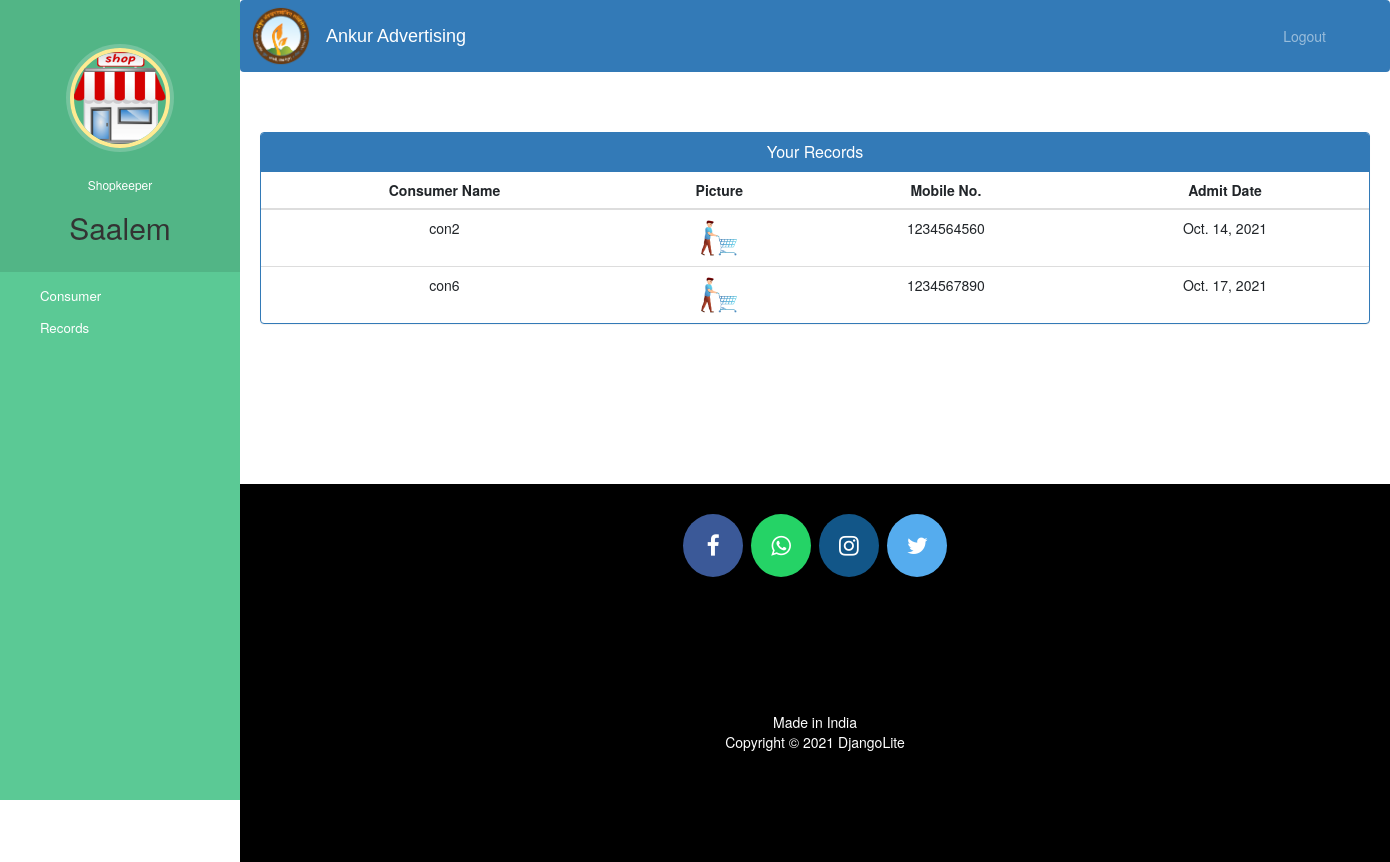
/shop-view-admit (signed in), run on the app's committed database.
### ShopCons/models.py (models this page shows, shortened)
class Shopkeeper(models.Model):
    user = models.OneToOneField(User, on_delete=models.CASCADE)
    profile_pic = models.ImageField(upload_to='profile_pic/ShopkeeperProfilePic/', null=True, blank=True)
    shpadhaar_pic = models.ImageField(upload_to='profile_pic/ShopkeeperAdhaar/', null=True, blank=True)
    shopname = models.CharField(max_length=200)
    shopaddr = models.CharField(max_length=200)
    shoptype = models.CharField(max_length=200, choices=departments, default='General Store')
    mobilenum = models.IntegerField(validators=[validate_mob], null=True)
    adhaarnum = models.IntegerField(validators=[validate_adhaar], null=True)
    gstnum = models.IntegerField(validators=[validate_gst], null=True)
    status = models.BooleanField(default=False)

class Admit(models.Model):
    shopId = models.PositiveIntegerField(null=True)
    consId = models.PositiveIntegerField(null=True)
    shopName = models.CharField(max_length=200, null=True)
    consName = models.CharField(max_length=200, null=True)
    admitDate = models.DateField(auto_now=True)
    status = models.BooleanField(default=False)

class Consumer(models.Model):
    user = models.OneToOneField(User, on_delete=models.CASCADE)
    profile_pic = models.ImageField(upload_to='profile_pic/ConsumerProfilePic/', null=True, blank=True)
    conadhaar_pic = models.ImageField(upload_to='profile_pic/ConsumerAdhaar/', null=True, blank=True)
    address = models.CharField(max_length=200)
    mobilenum = models.IntegerField(validators=[validate_mob], null=True)
    adhaarnum = models.IntegerField(validators=[validate_adhaar], null=True)
    assignedShopId = models.CharField(max_length=200, null=True)
    status = models.BooleanField(default=False)

### ShopCons/views.py (the view)
# urls.py: path('shop-view-admit', views.shop_view_admit_view, name='shop-view-admit'),
@login_required(login_url='shoplogin')
@user_passes_test(is_shop)
def shop_view_admit_view(request):
    shop = models.Shopkeeper.objects.get(user_id=request.user.id)
    admits = models.Admit.objects.all().filter(status=True, shopId=request.user.id)
    considList = []
    for a in admits:
        considList.append(a.consId)
    cons = models.Consumer.objects.all().filter(status=True, user_id__in=considList)
    admits = zip(admits, cons)
    return render(request, 'ShopCons/shop_view_admit.html', {'admits': admits, 'shop': shop})

### ShopCons/views.py (called while the page is built)
def is_shop(user):
    return user.groups.filter(name='SHOP').exists()

### templates/ShopCons/shop_view_admit.html (shortened to what this page needs)
{% extends 'ShopCons/shop_base.html' %}
{% block content %}
{%load static%}
<head>
  <link href="//netdna.bootstrapcdn.com/bootstrap/3.0.0/css/bootstrap.min.css" rel="stylesheet" id="bootstrap-css">
</head>
<div class="container">
  <div class="panel panel-primary">
    <div class="panel-heading">
      <h6 class="panel-title">Your Records</h6>
    </div>
    <table class="table table-hover" id="dev-table">
      <thead>
        <tr>
          <th>Consumer Name</th>
          <th>Picture</th>
          <th>Mobile No.</th>
          <th>Admit Date</th>
        </tr>
      </thead>
      {% for a,c in admits %}
      <tr>
        <td>{{a.consName}}</td>
        <td> <img src="{% static c.profile_pic.url %}" alt="Profile Pic" height="40px" width="40px" /></td>
        <td>{{c.mobilenum}}</td>
        <td>{{a.admitDate}}</td>
      </tr>
      {% endfor %}
    </table>
  </div>
</div>
{% endblock content %}

### templates/ShopCons/shop_base.html (shortened to what this page needs)
<!DOCTYPE html>
{% load static %}
<html lang="en">
<head>
  <link rel="stylesheet" href="https://stackpath.bootstrapcdn.com/bootstrap/4.3.1/css/bootstrap.min.css">
  <link rel="stylesheet" href="https://maxcdn.bootstrapcdn.com/font-awesome/4.7.0/css/font-awesome.min.css">
</head>
<body>
  <nav class="menu" tabindex="0">
    <header class="avatar">
      <br>
      <img src="{% static shop.profile_pic.url %}" alt="Profile Pic" />
      <br><br>
      <h6 style="color: white;">Shopkeeper</h6>
      <h2>{{request.user.first_name}}</h2>
    </header>
    <ul>
      <a style="color:white; text-decoration:none;" href="/shop-view-cons"><li tabindex="0" class="icon-users"><span>Consumer</span></li></a>
      <a style="color:white; text-decoration:none;" href="/shop-admit"><li tabindex="0" class="icon-calendar"><span>Records</span></li></a>
    </ul>
  </nav>
  <main>
    <div class="bs-example">
      <nav class="navbar navbar-expand-md  navbar-dark fixed-top" style="background:#337AB7;">
        <a href="/"><img style="height: 60px;" src="static/images/Ankur_Advertise_rbg.png" alt="logo_img"></a>
        <a href="" class="navbar-brand">Ankur Advertising</a>
        <div class="collapse navbar-collapse justify-content-between" id="navbarCollapse">
          <div class="navbar-nav" style=" margin-left: 90%;">
            <a href="/logout" class="nav-item nav-link">Logout</a>
          </div>
        </div>
      </nav>
    </div>
    <br><br>
    {% block content %}
    {% endblock content %}
    <br><br><br><br><br><br><br>
    <footer>
      <p>
        <a id="ftr" href="" class="fa fa-facebook"></a>
        <a id="ftr" href="" class="fa fa-whatsapp"></a>
        <a id="ftr" href="" class="fa fa-instagram"></a>
        <a id="ftr" href="" class="fa fa-twitter"></a>
      </p>
      <br>
      <div class="container">
        <div class="row">
          <div class="col-md-12 col-sm-12">
            <div style="color:#ffffff;" class="wow fadeInUp footer-copyright">
              <p>Made in India <br>
                Copyright &copy; 2021 DjangoLite </p>
            </div>
          </div>
        </div>
      </div>
    </footer>
  </main>
</body>
</html>

### templates/ShopCons/shop_base.html (style rules this page uses)
a:link { text-decoration: none; }
a { color: white; }
.navbar-brand { font-size: 25px; font-family: sans-serif; padding-left: 10px; }
footer { padding: 0px 0px 0px 0px; background-color: black; margin: 0px; }
#ftr { padding: 20px; }
.fa { font-size: 23px; width: 60px; text-align: center; text-decoration: none; margin: 5px 2px; border-radius: 50%; }
.fa-facebook { background: #3B5998; color: white; margin-top: 30px; }
.fa-whatsapp { background: #25d366; color: white; }
.fa-twitter { background: #55ACEE; color: white; }
.fa-instagram { background: #125688; color: white; }
p { text-align: center; }
body { padding-left: 240px; }
main { position: relative; height: 100vh; }
.menu { background: #5bc995; height: 100vh; width: 240px; position: fixed; top: 0px; left: 0; z-index: 5; outline: none; }
.menu .avatar { background: rgba(0, 0, 0, 0.1); padding: 2em 0.5em; text-align: center; }
.menu .avatar img { width: 100px; border-radius: 50%; overflow: hidden; border: 4px solid #ffea92; box-shadow: 0 0 0 4px rgba(255, 255, 255, 0.2); }
.menu .avatar h2 { font-weight: normal; margin-bottom: 0; }
.menu ul { list-style: none; padding: 0.5em 0; margin: 0; }
.menu ul li { padding: 0.5em 1em 0.5em 3em; font-size: 0.95em; font-weight: regular; background-repeat: no-repeat; background-position: left 15px center; background-size: auto 20px; transition: all 0.15s linear; cursor: pointer; }
.menu ul li.icon-users { background-image: url("http://www.entypo.com/images//users.svg"); }
.menu ul li.icon-calendar { background-image: url("http://www.entypo.com/images//calendar.svg"); }

### templates/ShopCons/shop_view_admit.html (style rules this page uses)
a:link { text-decoration: none; }
h6 { text-align: center; }
.row { margin: 100px; }
th { text-align: center; }
td { text-align: center; }

### data on the page
Shopkeeper: profile_pic (picture)
Admit: consName "con2", profile_pic (picture), mobilenum "1234564560", admitDate "Oct. 14, 2021"
Admit: consName "con6", profile_pic (picture), mobilenum "1234567890", admitDate "Oct. 17, 2021"

### other printed values
{{ request.user.first_name }} "Saalem"
